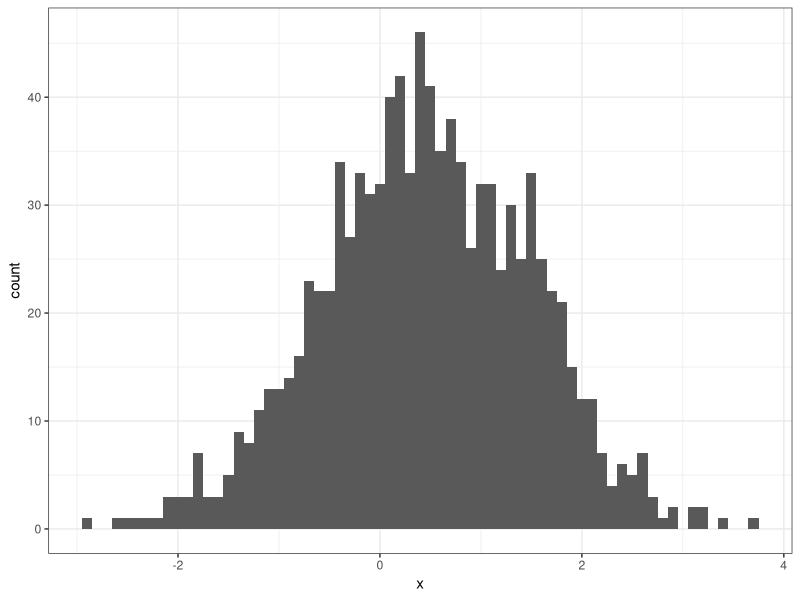

R code for this plot:
## ---- chunk 1
library(tidyverse)
library(kableExtra)
knitr::opts_chunk$set(echo = FALSE)
theme_set(theme_bw())
## ---- chunk 2
x <- rnorm(1000, mean = .5, sd = 1)
ggplot(data.frame(x = x), aes(x = x)) + 
  geom_histogram(binwidth = .1)
